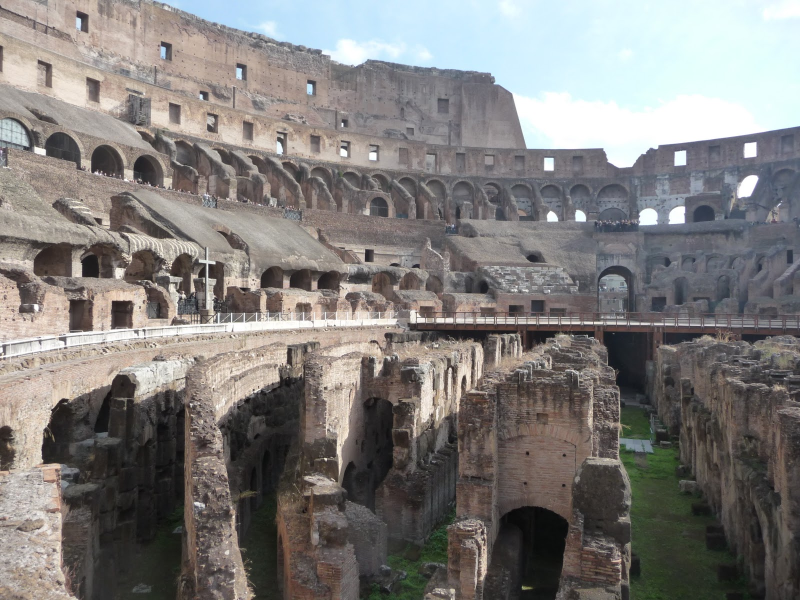
#> input picture city.jpg, 1600 x 1200 px (shown at 1/2 size)
$ jupyter execute --allow-errors M4_Lab_Task_04_Abdullah_Arif.ipynb
#> lines starting #> are read from the running program, lines starting #| are printed output that depends on the picture
[cell 1]
# CMYK, RGB, HSV (hue, saturation, value)

[cell 2]
import cv2 as cv

[cell 3]
import numpy as np

[cell 4]
image=cv.imread('tree.jpg',0)
cv.imshow("tree",image)
cv.waitKey(0)
cv.destroyAllWindows()

#> (a cell that did not finish here is left out)

#> (a cell that did not finish here is left out)

[cell 7]
cv.imwrite('output.jpg',image)
#> Out = True

[cell 8]
cv.imwrite('output.png',image)
#> Out = True

[cell 9]
imgg=cv.imread("city.jpg",1)
#> imgg is the input picture: shape (1200, 1600, 3); mean B, G, R 123.1, 125.2, 128
img=cv.resize(imgg,(900,600))
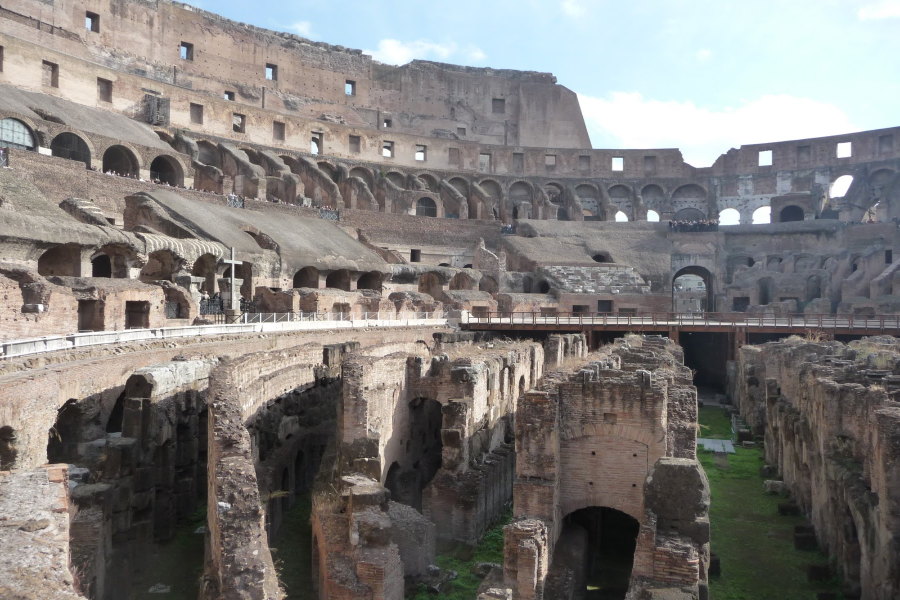
#> img: shape (600, 900, 3); mean B, G, R 123.1, 125.2, 128
img=cv.cvtColor(img,cv.COLOR_BGR2GRAY)
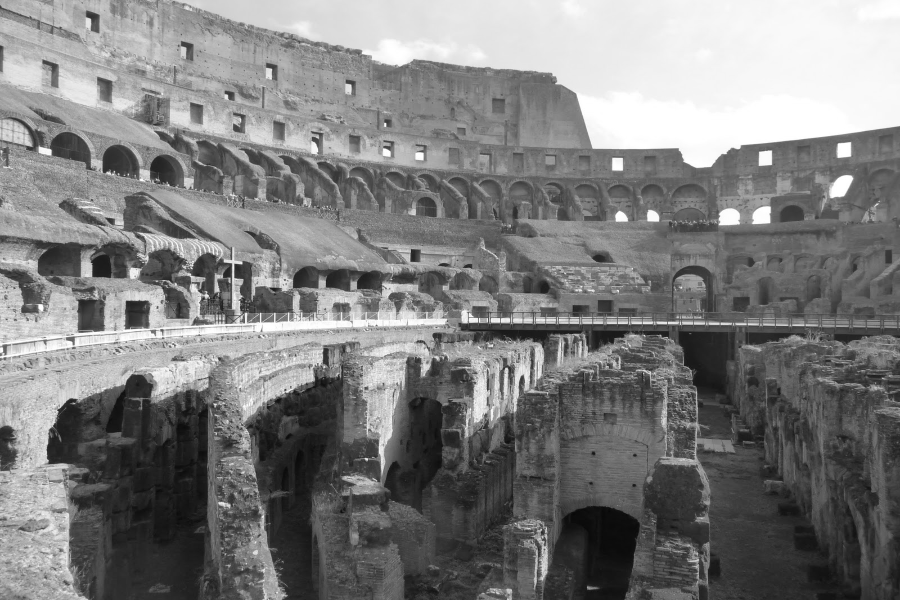
#> img: shape (600, 900); min 7, max 255, mean 125.8
cv.imshow("city",img)
cv.waitKey(0)
cv.destroyAllWindows()

[cell 10]
print(imgg[10,50])
#| [161 166 181]

[cell 11]
img=cv.imread("city.jpg",1)
img=cv.resize(imgg,(900,600))
hsv=cv.cvtColor(img,cv.COLOR_BGR2HSV)
#> hsv: shape (600, 900, 3); mean H, S, V 52.5, 31.4, 133.5

$ run again, with mount.jpg copied over city.jpg
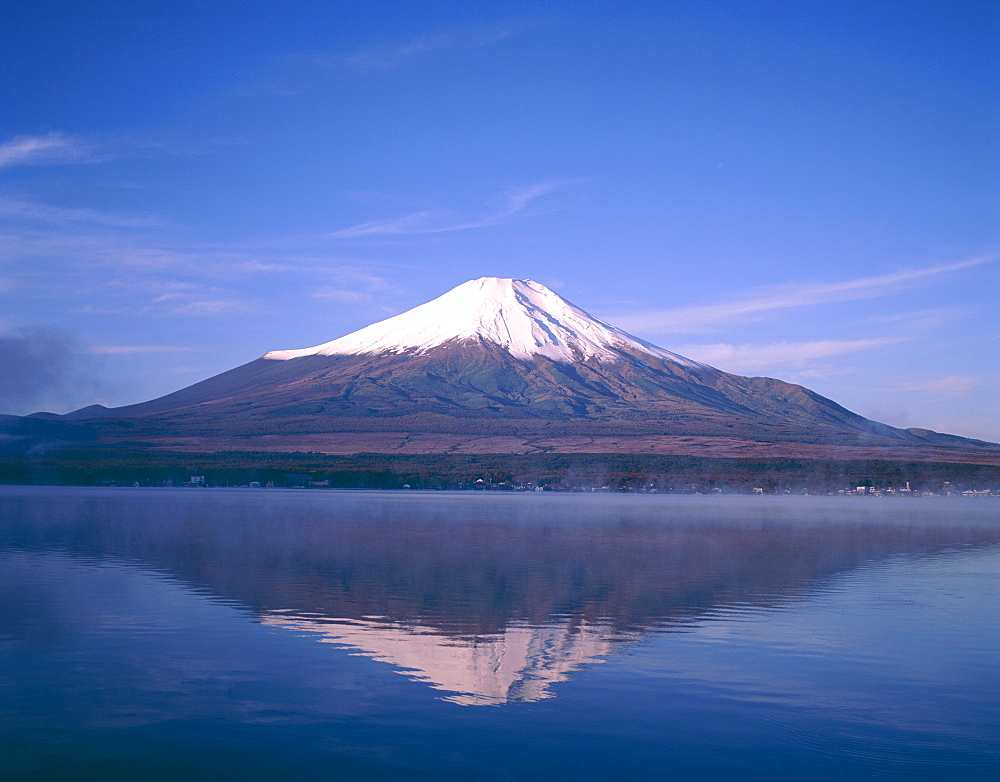
#> input picture mount.jpg, 1000 x 782 px
#> `cv.imwrite('output.jpg',image)`: Out = True
#> imgg is the input picture: shape (782, 1000, 3); mean B, G, R 175.5, 108.5, 79.1
#> `img=cv.resize(imgg,(900,600))`:
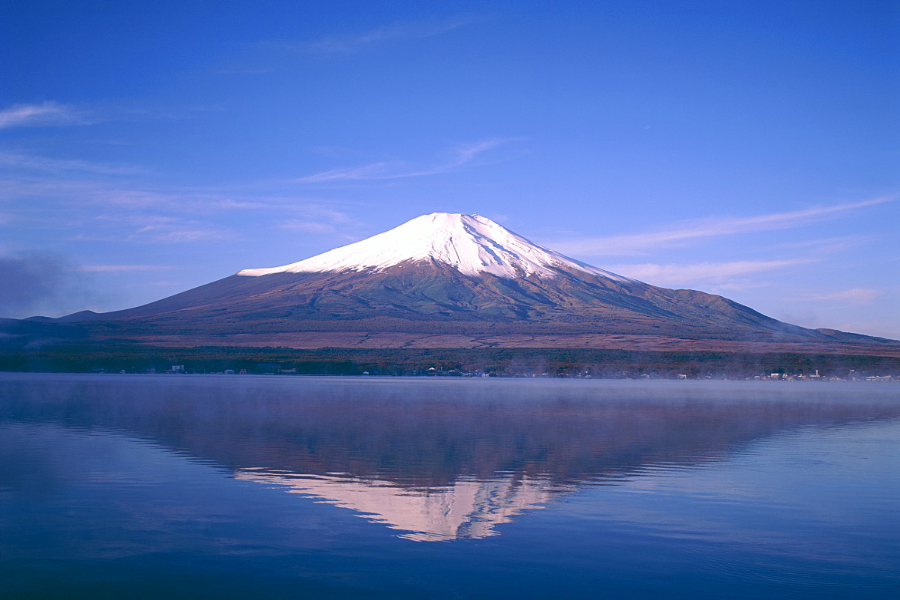
#> img: shape (600, 900, 3); mean B, G, R 175.4, 108.4, 79
#> `img=cv.cvtColor(img,cv.COLOR_BGR2GRAY)`:
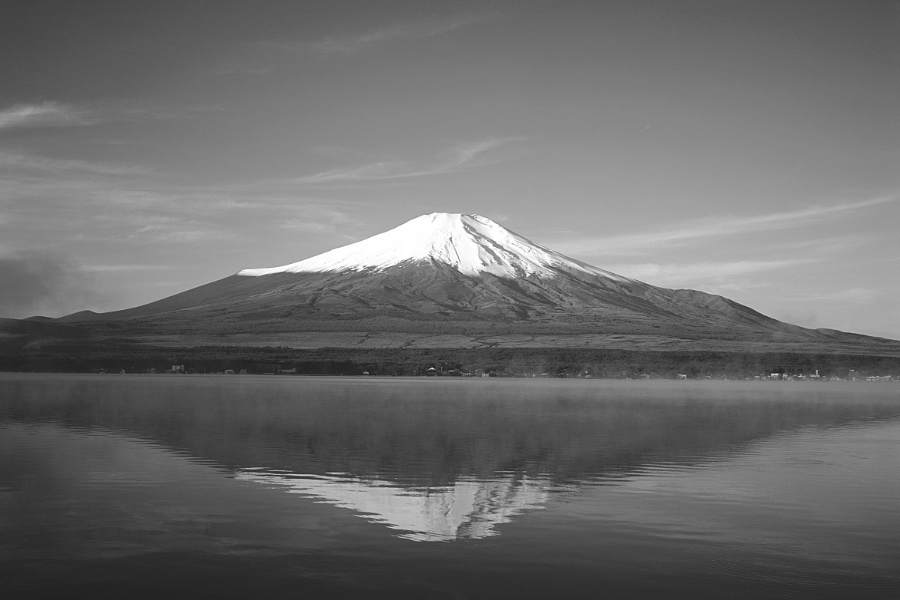
#> img: shape (600, 900); min 30, max 255, mean 107.2
#| [169  75  22]
#> hsv: shape (600, 900, 3); mean H, S, V 112.7, 146.7, 175.6
